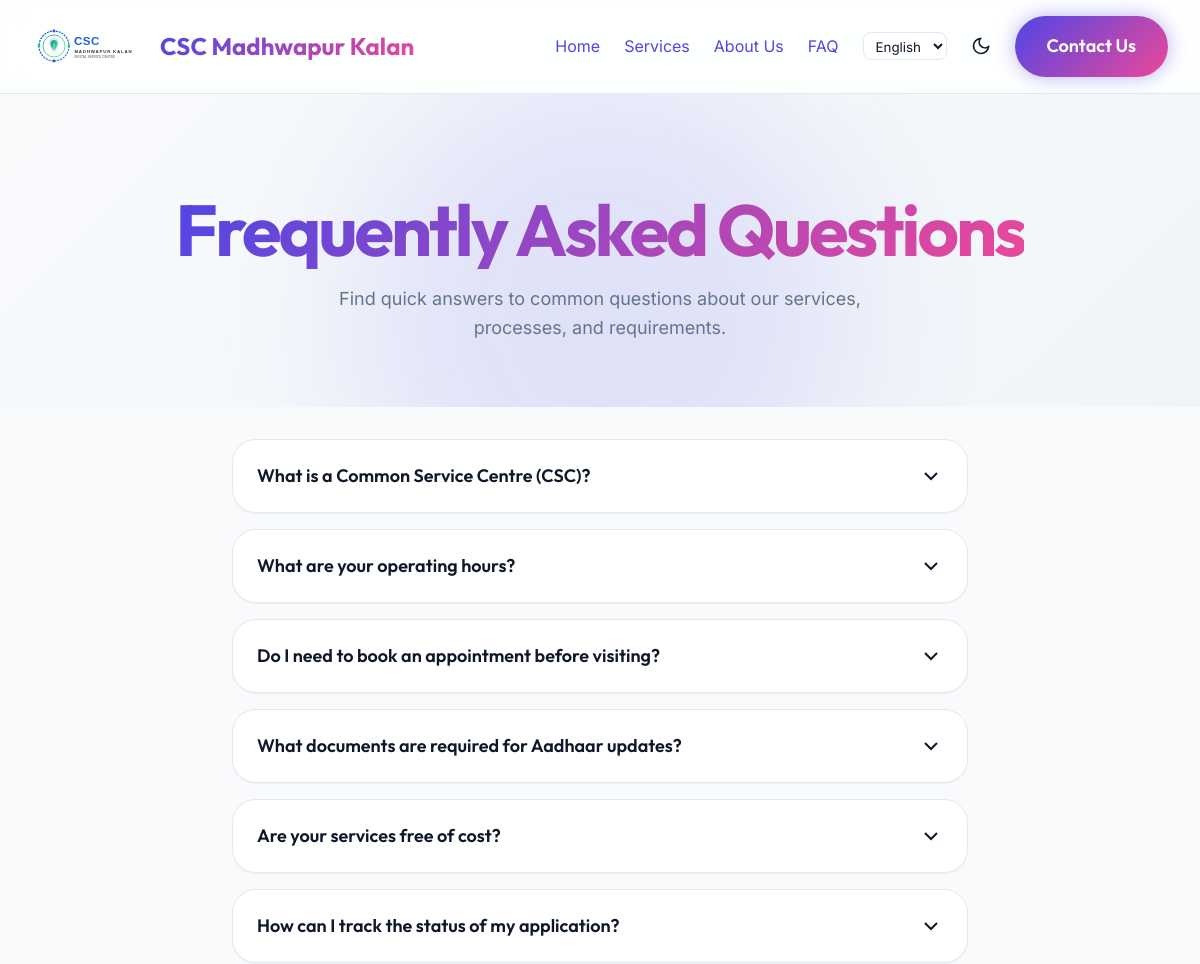
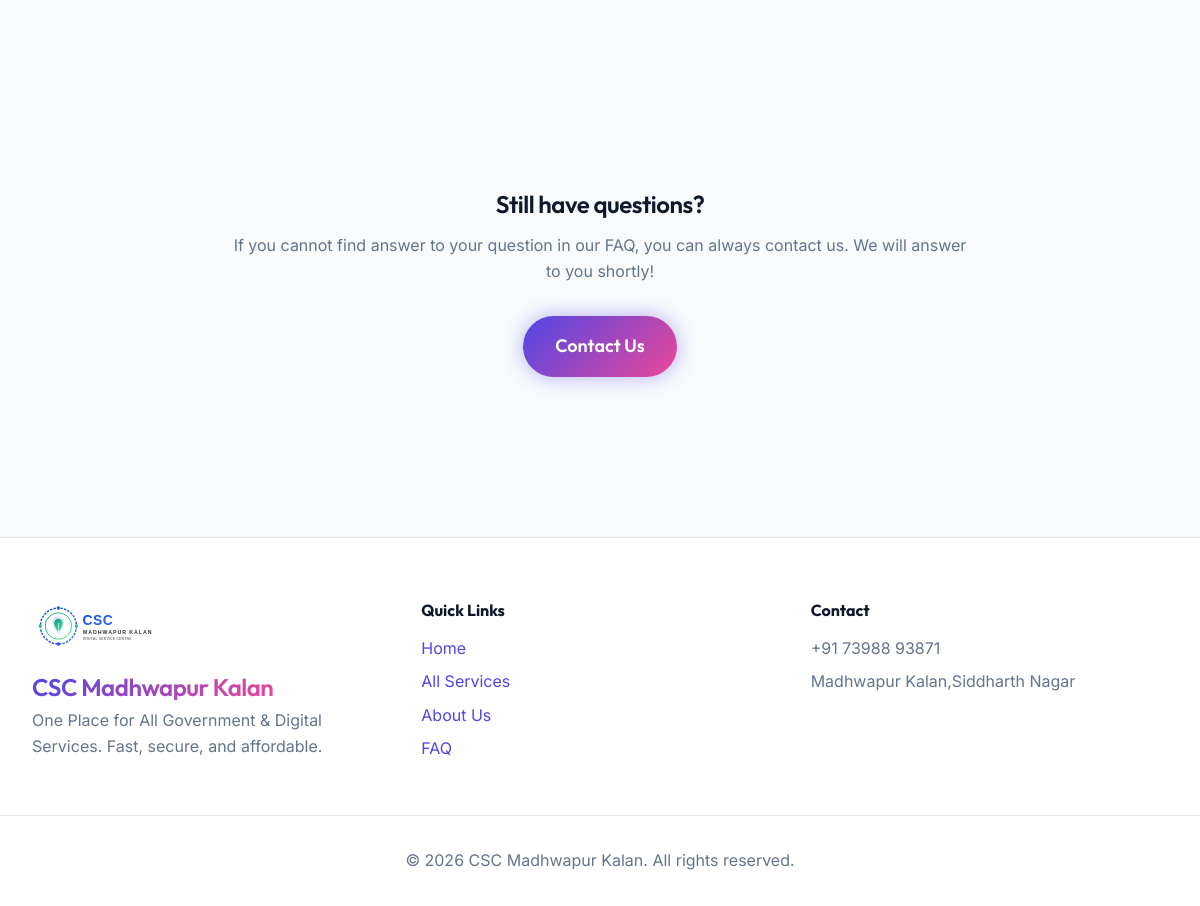
Screenshot of /faq/ with the database file from the repository (2 pictures, top to bottom).
### core/models.py (models this page shows, shortened)
class FAQ(models.Model):
    question = models.CharField(max_length=255)
    answer = models.TextField()
    is_active = models.BooleanField(default=True)
    order = models.IntegerField(default=0)
    class Meta:
        ordering = ['order', 'question']

### core/views.py (the view)
# urls.py: path('faq/', views.faq, name='faq'),
def faq(request):
    context = get_global_context()
    context['faqs'] = FAQ.objects.filter(is_active=True)
    return render(request, 'core/faq.html', context)

### core/views.py (called while the page is built)
def get_global_context():
    content = WebsiteContent.objects.first()
    return {'site_content': content}

### templates/core/faq.html (shortened to what this page needs)
{% extends 'base.html' %}
{% load i18n %}
{% block content %}
<section class="section bg-gradient-premium" style="padding: 6rem 0 4rem 0; position: relative;">
    <div class="bg-shape bg-shape-1" style="opacity: 0.3; left: 50%; transform: translateX(-50%);"></div>
    <div class="container text-center animate-fade-up" style="position: relative; z-index: 10;">
        <h1 class="text-gradient" style="margin-bottom: 1rem;">{% trans "Frequently Asked Questions" %}</h1>
        <p class="text-muted" style="max-width: 600px; margin: 0 auto; font-size: 1.125rem;">
            {% trans "Find quick answers to common questions about our services, processes, and requirements." %}
        </p>
    </div>
</section>
<section class="section" style="padding-top: 2rem;">
    <div class="container" style="max-width: 800px; margin: 0 auto;">
        <div style="display: flex; flex-direction: column; gap: 1rem;" x-data="{ activeAccordion: null }">
            {% for faq in faqs %}
            <div class="card animate-fade-up" style="padding: 0; overflow: hidden; animation-delay: {{ forloop.counter|default:1 }}00ms;">
                <button
                    @click="activeAccordion = activeAccordion === {{ faq.id }} ? null : {{ faq.id }}"
                    style="width: 100%; text-align: left; padding: 1.5rem; background: none; border: none; cursor: pointer; display: flex; justify-content: space-between; align-items: center; font-family: var(--font-display); font-size: 1.125rem; font-weight: 600; color: var(--ink);"
                >
                    {{ faq.question }}
                    <svg
                        :style="activeAccordion === {{ faq.id }} ? 'transform: rotate(180deg);' : ''"
                        style="transition: transform 0.3s ease; color: var(--primary);"
                        width="24" height="24" viewBox="0 0 24 24" fill="none" stroke="currentColor" stroke-width="2"
                    >
                        <polyline points="6 9 12 15 18 9"></polyline>
                    </svg>
                </button>
            </div>
            {% empty %}
            <div class="text-center" style="padding: 3rem 0;">
                <p class="text-muted">{% trans "No FAQs available at the moment." %}</p>
            </div>
            {% endfor %}
        </div>
    </div>
</section>
<section class="section text-center animate-fade-up delay-300">
    <div class="container" style="max-width: 800px;">
        <h3 style="margin-bottom: 1rem;">{% trans "Still have questions?" %}</h3>
        <p class="text-muted" style="margin-bottom: 2rem;">{% trans "If you cannot find answer to your question in our FAQ, you can always contact us. We will answer to you shortly!" %}</p>
        <a href="{% url 'contact' %}" class="btn btn-primary">{% trans "Contact Us" %}</a>
    </div>
</section>
{% endblock %}

### static/css/base.css (style rules this page uses)
:root { --primary: #4F46E5; --primary-glow: rgba(79, 70, 229, 0.4); --primary-hover: #4338CA; --secondary: #EC4899; --on-primary: #ffffff; --canvas: #F8FAFC; --surface-1: #ffffff; --surface-2: #F1F5F9; --surface-glass: rgba(255, 255, 255, 0.85); --ink: #0F172A; --ink-muted: #64748B; --border: #E2E8F0; --shadow-sm: 0 1px 2px 0 rgba(0, 0, 0, 0.05); --shadow-md: 0 10px 15px -3px rgba(0, 0, 0, 0.1), 0 4px 6px -2px rgba(0, 0, 0, 0.05); --shadow-lg: 0 20px 25px -5px rgba(0, 0, 0, 0.1), 0 10px 10px -5px rgba(0, 0, 0, 0.04); --shadow-glow: 0 0 20px var(--primary-glow); }
:root { --font-body: 'Inter', system-ui, sans-serif; --font-display: 'Outfit', system-ui, sans-serif; --radius-sm: 8px; --radius-md: 16px; --radius-lg: 24px; --radius-xl: 32px; --radius-pill: 9999px; --motion-fast: 150ms cubic-bezier(0.4, 0, 0.2, 1); --motion-base: 300ms cubic-bezier(0.4, 0, 0.2, 1); --motion-slow: 500ms cubic-bezier(0.4, 0, 0.2, 1); }
* { box-sizing: border-box; margin: 0; padding: 0; }
body { font-family: var(--font-body); font-size: 16px; line-height: 1.6; color: var(--ink); background-color: var(--canvas); transition: background-color var(--motion-base), color var(--motion-base); -webkit-font-smoothing: antialiased; overflow-x: hidden; }
h1, h2, h3, h4, h5, h6 { font-family: var(--font-display); font-weight: 700; line-height: 1.1; color: var(--ink); margin-bottom: 1rem; }
h1 { font-size: clamp(2.5rem, 6vw, 4.5rem); letter-spacing: -0.04em; }
h3 { font-size: 1.5rem; letter-spacing: -0.02em; font-weight: 600; }
p { margin-bottom: 1.5rem; }
a { color: var(--primary); text-decoration: none; transition: color var(--motion-fast); }
.container { max-width: 1280px; margin: 0 auto; padding: 0 2rem; }
.section { padding: 6rem 0; }
.btn { display: inline-flex; align-items: center; justify-content: center; padding: 1rem 2rem; border-radius: var(--radius-pill); font-family: var(--font-display); font-weight: 600; font-size: 1.125rem; text-decoration: none; cursor: pointer; border: none; transition: all 0.3s cubic-bezier(0.25, 0.8, 0.25, 1); position: relative; overflow: hidden; z-index: 1; }
.btn::before { content: ''; position: absolute; top: 0; left: 0; right: 0; bottom: 0; background: linear-gradient(135deg, rgba(255,255,255,0.2), rgba(255,255,255,0)); z-index: -1; border-radius: var(--radius-pill); transition: opacity 0.3s ease; opacity: 0; }
.btn-primary { background: linear-gradient(135deg, var(--primary), var(--secondary)); color: #fff; box-shadow: var(--shadow-glow); }
.card { background: var(--surface-1); border: 1px solid var(--border); border-radius: var(--radius-lg); padding: 2.5rem; transition: all 0.4s cubic-bezier(0.175, 0.885, 0.32, 1.275); box-shadow: var(--shadow-sm); position: relative; overflow: hidden; display: flex; flex-direction: column; height: 100%; }
.card::after { content: ''; position: absolute; top: 0; left: 0; right: 0; height: 4px; background: linear-gradient(90deg, var(--primary), var(--secondary)); transform: scaleX(0); transform-origin: left; transition: transform 0.4s ease; }
.text-gradient { background: linear-gradient(135deg, var(--primary) 0%, var(--secondary) 100%); -webkit-background-clip: text; -webkit-text-fill-color: transparent; background-clip: text; display: inline-block; }
.bg-gradient-premium { background: linear-gradient(135deg, var(--canvas) 0%, var(--surface-2) 100%); position: relative; overflow: hidden; }
.bg-shape { position: absolute; border-radius: 50%; filter: blur(80px); z-index: 0; opacity: 0.5; animation: float 10s ease-in-out infinite; }
.bg-shape-1 { top: -10%; left: -10%; width: 500px; height: 500px; background: var(--primary-glow); animation-delay: 0s; }
.text-center { text-align: center; }
.text-muted { color: var(--ink-muted); }
.animate-fade-up { animation: fadeUp 0.8s cubic-bezier(0.16, 1, 0.3, 1) forwards; opacity: 0; }
.delay-300 { animation-delay: 300ms; }

### rows the page displays
FAQ: {{ faq.id }} 1 (drawn), question "What is a Common Service Centre (CSC)?"
FAQ: question "What are your operating hours?", {{ faq.id }} 2 (drawn)
FAQ: question "Do I need to book an appointment before visiting?"
FAQ: question "What documents are required for Aadhaar updates?"
FAQ: question "Are your services free of cost?"
FAQ: question "How can I track the status of my application?"

### other values shown
form field language "English"
